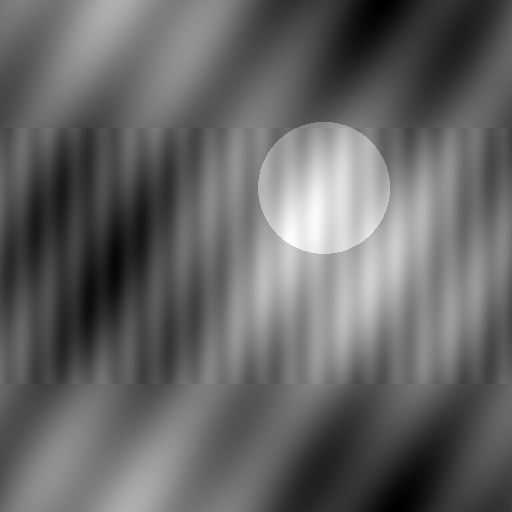
#> input picture data/cameraman.png, 512 x 512 px, found by its file name
$ python image_svd.py
#> lines starting #> are read from the running program, lines starting #| are printed output that depends on the picture
"""
Image SVD Intuition Builder (Phase 1).
Performs truncated SVD on a 2D grayscale image (512x512) across ranks:
k in {4, 8, 16, 32, 64, 128, 256}.

Quantifies:
1. Relative Frobenius Reconstruction Error: ||I - I_hat_k||_F / ||I||_F
2. Compression Ratio: (M * N) / (k * (M + N + 1))
3. Cumulative Singular Value Energy: sum(sigma_1..k) / sum(sigma_all)
4. Saves comparison figures and spectral decay plots.
"""

import os
import numpy as np
import matplotlib.pyplot as plt
from PIL import Image


def generate_or_load_test_image(size: int = 512, filepath: str = "data/cameraman.png") -> np.ndarray:
    """
    Loads an image if present, or synthesizes a rich multi-frequency 2D benchmark
    matrix (geometric shapes + gradients + textured frequencies) of size (M, N).
    """
#> called with size = 512, filepath = 'data/cameraman.png'
    if os.path.exists(filepath):
        img = Image.open(filepath).convert("L").resize((size, size))
#> img is the input picture: PIL image 512x512 L; min 0, max 255, mean 101.5
        return np.asarray(img, dtype=np.float64) / 255.0

    # High quality synthetic multi-frequency benchmark image
    x = np.linspace(-3, 3, size)
    y = np.linspace(-3, 3, size)
    X, Y = np.meshgrid(x, y)

    # Combination of smooth low-frequency components + medium texture + sharp edges
    low_freq = np.sin(X) * np.cos(Y)
    radial = np.exp(-0.5 * (X**2 + Y**2))
    med_freq = 0.3 * np.sin(5 * X + 3 * Y)
    high_freq_stripes = 0.15 * np.sin(20 * X) * (np.abs(Y) < 1.5)
    geometric_disc = ((X - 0.8)**2 + (Y + 0.8)**2 < 0.6).astype(np.float64) * 0.7

    composite = low_freq + radial + med_freq + high_freq_stripes + geometric_disc
    # Normalize to [0, 1]
    composite = (composite - composite.min()) / (composite.max() - composite.min())

    # Save synthetic reference for reproducible viewing
    os.makedirs(os.path.dirname(filepath), exist_ok=True)
    img = Image.fromarray((composite * 255).astype(np.uint8))
    img.save(filepath)
    return composite


def run_image_svd(
    image: np.ndarray,
    ranks: list[int] = [4, 8, 16, 32, 64, 128, 256],
    output_dir: str = "results/plots"
) -> dict:
    """
    Decomposes the image using SVD, performs rank truncations, and records metrics.
    """
#> called with output_dir = 'results/plots'
    os.makedirs(output_dir, exist_ok=True)
    M, N = image.shape
#> M = 512; N = 512
    min_dim = min(M, N)
#> min_dim = 512

    # Full SVD: I = U * diag(S) * Vt
    U, S, Vt = np.linalg.svd(image, full_matrices=False)
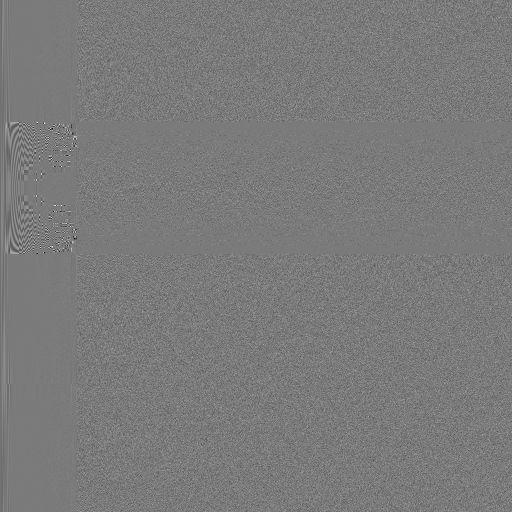
#> U: shape (512, 512) float64; min -0.591, max 0.636, mean -9.74e-05; drawn with min black and max white
#> S = 512 values, max 208.4 at index 0, min 5.79e-05 at index 511, mean 0.731
    frobenius_orig = np.linalg.norm(image, "fro")
#> frobenius_orig = 223
    total_energy = np.sum(S)
#> total_energy = 374.1

    metrics = {
        "rank": [],
        "frob_error": [],
        "compression_ratio": [],
        "energy_ratio": [],
        "reconstructed_images": {}
    }

    for k in ranks:
        if k > min_dim:
            continue

        # Truncated reconstruction: I_k = U[:, :k] @ diag(S[:k]) @ Vt[:k, :]
        reconstructed = (U[:, :k] * S[:k]) @ Vt[:k, :]

        # 1. Relative Frobenius Reconstruction Error
        err_fro = np.linalg.norm(image - reconstructed, "fro") / frobenius_orig

        # 2. Compression Ratio: (M * N) / (k * (M + N + 1))
        # Accounting for U (M*k), Vt (k*N), and singular values S (k)
        param_original = M * N
        param_compressed = k * (M + N + 1)
        cr = param_original / param_compressed

        # 3. Cumulative Singular Value Energy
        energy_ratio = np.sum(S[:k]) / total_energy

        metrics["rank"].append(k)
        metrics["frob_error"].append(float(err_fro))
        metrics["compression_ratio"].append(float(cr))
        metrics["energy_ratio"].append(float(energy_ratio))
        metrics["reconstructed_images"][k] = reconstructed
#> this loop made 7 passes
#> (err_fro, energy_ratio) on passes 1 to 7: (0.0519, 0.861), (0.0199, 0.911), (0.00975, 0.939), (0.00558, 0.957), (0.00287, 0.973), (0.00176, 0.982), (0.000919, 0.992)
#> after the loop, metrics = 5 items

    # Plot 1: Visual comparison grid
    num_plots = len(ranks) + 1
    cols = 4
    rows = int(np.ceil(num_plots / cols))
    fig, axes = plt.subplots(rows, cols, figsize=(16, 4 * rows))
    axes = axes.flatten()

    # Original
    axes[0].imshow(image, cmap="gray")
    axes[0].set_title(f"Original ({M}x{N})\n100% Params", fontsize=11, fontweight="bold")
    axes[0].axis("off")

    for idx, k in enumerate(ranks):
        ax = axes[idx + 1]
        recon = metrics["reconstructed_images"][k]
        cr = metrics["compression_ratio"][idx]
        err = metrics["frob_error"][idx]
        energy = metrics["energy_ratio"][idx]

        ax.imshow(np.clip(recon, 0.0, 1.0), cmap="gray")
        ax.set_title(
            f"Rank k={k} ({cr:.2f}x)\n"
            f"Frob Err: {err * 100:.2f}%\n"
            f"Energy: {energy * 100:.2f}%",
            fontsize=10
        )
        ax.axis("off")
#> this loop made 7 passes
#> (cr, err, energy) on passes 1 to 7: (63.94, 0.0519, 0.861), (31.97, 0.0199, 0.911), (15.98, 0.00975, 0.939), (7.99, 0.00558, 0.957), (4, 0.00287, 0.973), (2, 0.00176, 0.982), (0.999, 0.000919, 0.992)

    for j in range(num_plots, len(axes)):
        axes[j].axis("off")

    plt.tight_layout()
    grid_path = os.path.join(output_dir, "svd_image_reconstruction_grid.png")
    plt.savefig(grid_path, dpi=300)
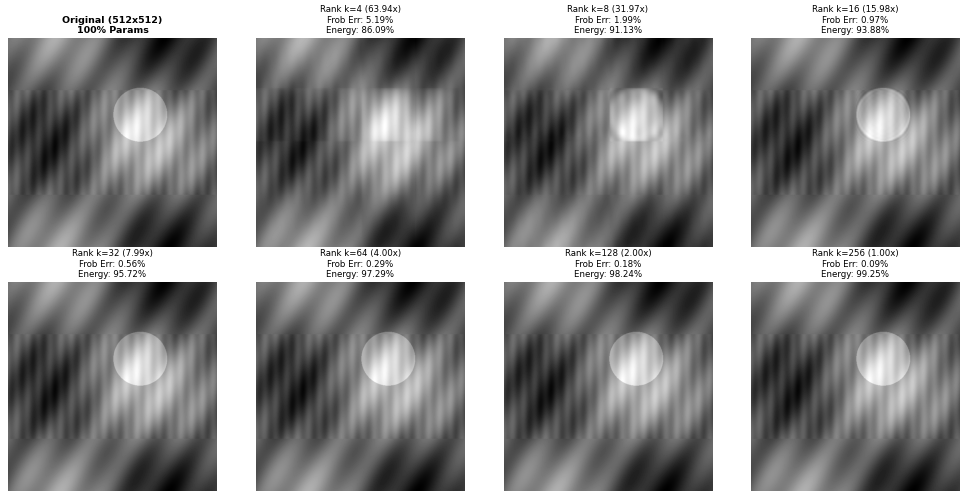
#> figure drawn by matplotlib, 8 panels
    plt.close()

    # Plot 2: Quantitative Spectral & Error Curves
    fig, (ax1, ax2) = plt.subplots(1, 2, figsize=(14, 5))

    # Left: Singular Value Spectrum Decay (Log scale)
    ax1.semilogy(range(1, min_dim + 1), S, color="#1f77b4", lw=2, label=r"Singular Values $\sigma_i$")
    for k in [8, 32, 64, 128]:
        ax1.axvline(k, color="crimson", linestyle="--", alpha=0.6, label=f"Rank {k}" if k == 8 else None)
    ax1.set_xlabel("Singular Value Index $i$", fontsize=11)
    ax1.set_ylabel(r"Singular Value Magnitude $\sigma_i$ (log scale)", fontsize=11)
    ax1.set_title("Singular Value Spectrum Decay", fontsize=12, fontweight="bold")
    ax1.grid(True, which="both", ls="--", alpha=0.4)
    ax1.legend()

    # Right: Tradeoff Pareto (Frobenius Error vs Compression Ratio)
    color_err = "#d62728"
    color_nrg = "#2ca02c"

    ax2.plot(metrics["rank"], [e * 100 for e in metrics["frob_error"]], "o-", color=color_err, label="Frobenius Error (%)")
    ax2.set_xlabel("Truncated Rank $k$", fontsize=11)
    ax2.set_ylabel("Frobenius Error (%)", color=color_err, fontsize=11)
    ax2.tick_params(axis="y", labelcolor=color_err)
    ax2.grid(True, ls="--", alpha=0.4)

    ax2_twin = ax2.twinx()
    ax2_twin.plot(metrics["rank"], [e * 100 for e in metrics["energy_ratio"]], "s--", color=color_nrg, label="Energy Retained (%)")
    ax2_twin.set_ylabel("Singular Value Energy (%)", color=color_nrg, fontsize=11)
    ax2_twin.tick_params(axis="y", labelcolor=color_nrg)

    ax2.set_title("Reconstruction Error & Energy vs. Rank", fontsize=12, fontweight="bold")

    plt.tight_layout()
    curves_path = os.path.join(output_dir, "svd_image_metrics_tradeoff.png")
    plt.savefig(curves_path, dpi=300)
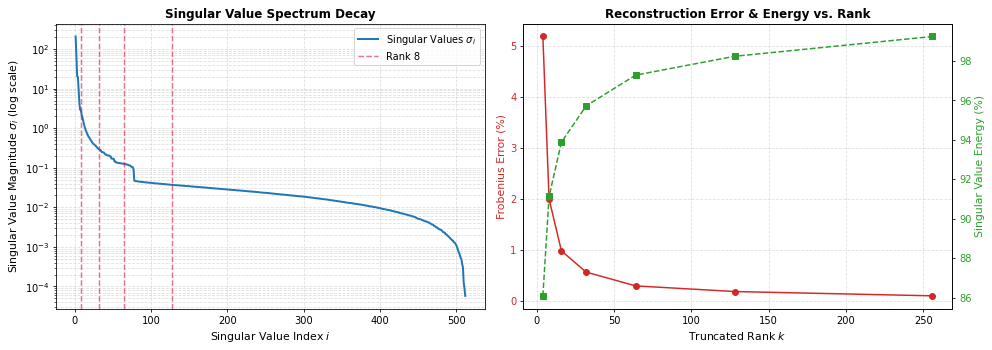
#> figure drawn by matplotlib, 3 panels; panel 1: curve peaks at x = 1, y = 208.4
    plt.close()

    print(f"[Phase 1 SVD] Plots saved to {grid_path} and {curves_path}")
    return metrics


if __name__ == "__main__":
    img_mat = generate_or_load_test_image(size=512)
    results = run_image_svd(img_mat)
#> results = 5 items
    print("\n=== Phase 1 SVD Quantitative Summary ===")
    print(f"{'Rank':<8} | {'Compression':<14} | {'Frob Error (%)':<16} | {'Energy Retained (%)':<20}")
    print("-" * 65)
    for r, cr, err, nrg in zip(
        results["rank"],
        results["compression_ratio"],
        results["frob_error"],
        results["energy_ratio"]
    ):
        print(f"{r:<8} | {cr:>10.2f}x    | {err * 100:>13.2f}%   | {nrg * 100:>16.2f}%")
#> this loop made 7 passes
#> (r, cr, err, nrg) on passes 1 to 7: (4, 63.94, 0.0519, 0.861), (8, 31.97, 0.0199, 0.911), (16, 15.98, 0.00975, 0.939), (32, 7.99, 0.00558, 0.957), (64, 4, 0.00287, 0.973), (128, 2, 0.00176, 0.982), (256, 0.999, 0.000919, 0.992)
#| 4        |      63.94x    |          5.19%   |            86.09%
#| 8        |      31.97x    |          1.99%   |            91.13%
#| 16       |      15.98x    |          0.97%   |            93.88%
#| 32       |       7.99x    |          0.56%   |            95.72%
#| 64       |       4.00x    |          0.29%   |            97.29%
#| 128      |       2.00x    |          0.18%   |            98.24%
#| 256      |       1.00x    |          0.09%   |            99.25%
